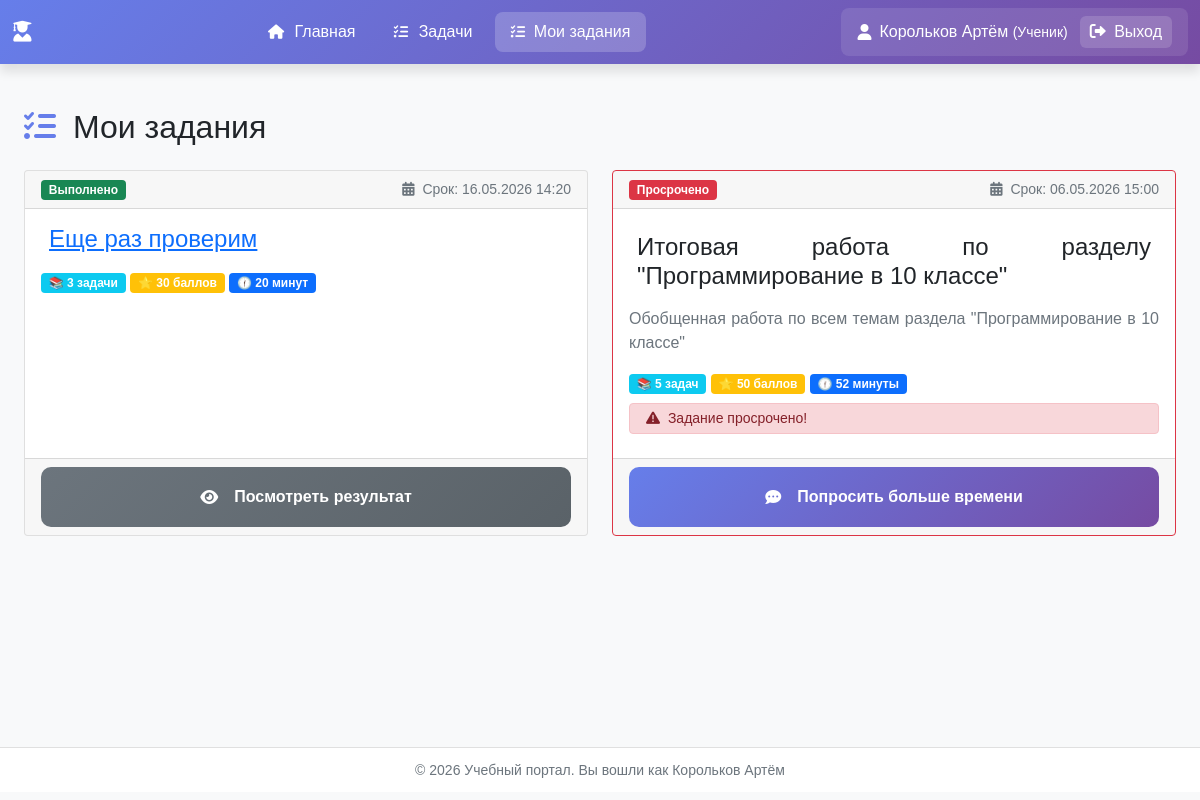
Screenshot of /tasks/collections/my-assignments/ (signed in) with the database file from the repository.
### users_app/models.py (models this page shows, shortened)
class User(AbstractUser):
    USER_TYPES = (
        ('teacher', 'Учитель'),
        ('student', 'Ученик'),
    )
    user_type = models.CharField(max_length=10, choices=USER_TYPES, default='student')
    middle_name = models.CharField('Отчество', max_length=50, blank=True)
    class Meta:
        verbose_name = 'Пользователь'
        verbose_name_plural = 'Пользователи'

### task_description_app/collections/models.py (models this page shows, shortened)
class CollectionAssignment(models.Model):
    STATUS_CHOICES = (
        ('pending', 'Ожидает выполнения'),
        ('in_progress', 'Выполняется'),
        ('completed', 'Выполнено'),
        ('expired', 'Просрочено'),
    )
    collection = models.ForeignKey(Collection, on_delete=models.CASCADE, related_name='assignments')
    student = models.ForeignKey(settings.AUTH_USER_MODEL, on_delete=models.CASCADE,
                                related_name='collection_assignments')
    assigned_at = models.DateTimeField(auto_now_add=True)
    due_date = models.DateTimeField('Срок выполнения', null=True, blank=True)
    status = models.CharField('Статус', max_length=20, choices=STATUS_CHOICES, default='pending')
    class Meta:
        db_table = 'task_description_app_collectionassignment'
        ordering = ['-assigned_at']
        unique_together = ['collection', 'student']
    def is_overdue(self):
        if self.due_date and self.status != 'completed' and timezone.now() > self.due_date:
            return True
        return False

class Collection(models.Model):
    COLLECTION_TYPES = (
        ('lesson', 'Урок'),
        ('test', 'Контрольная работа'),
        ('exam', 'Экзамен'),
        ('homework', 'Домашнее задание'),
    )
    title = models.CharField('Название', max_length=200)
    description = models.TextField('Описание', blank=True)
    collection_type = models.CharField('Тип', max_length=20, choices=COLLECTION_TYPES, default='lesson')
    author = models.ForeignKey(
        settings.AUTH_USER_MODEL,
        on_delete=models.CASCADE,
        related_name='created_collections'
    )
    target_class = models.CharField('Класс', max_length=50, blank=True)
    target_group = models.IntegerField('Группа', null=True, blank=True)
    is_public = models.BooleanField('Публичная', default=True)
    show_results = models.BooleanField('Показывать результаты', default=True)
    time_limit = models.IntegerField('Ограничение времени (мин)', null=True, blank=True)
    created_at = models.DateTimeField(auto_now_add=True)
    updated_at = models.DateTimeField(auto_now=True)
    tasks = models.ManyToManyField(Task, through='CollectionItem', related_name='collections')
    class Meta:
        db_table = 'task_description_app_collection'
        ordering = ['-created_at']
        verbose_name = 'Подборка задач'
        verbose_name_plural = 'Подборки задач'
    def get_total_score(self):
        return sum(item.max_score for item in self.collection_items.all())

class CollectionItem(models.Model):
    collection = models.ForeignKey(
        Collection,
        on_delete=models.CASCADE,
        related_name='collection_items'
    )
    task = models.ForeignKey(Task, on_delete=models.CASCADE)
    order = models.IntegerField('Порядок', default=0)
    max_score = models.IntegerField('Максимальный балл', default=10)
    required = models.BooleanField('Обязательная', default=True)
    class Meta:
        db_table = 'task_description_app_collectionitem'
        ordering = ['order']
        unique_together = ['collection', 'task']

### task_description_app/collections/views.py (the view)
# urls.py: path('my-assignments/', views.my_assignments, name='my_assignments'),
@login_required
def my_assignments(request):
    if request.user.user_type != 'student':
        return redirect('teacher_dashboard')
    assignments = CollectionAssignment.objects.filter(
        student=request.user
    ).select_related('collection').order_by('-assigned_at')
    attempts = CollectionAttempt.objects.filter(
        student=request.user,
        status='completed'
    ).order_by('-completed_at')
    attempts_dict = {}
    for attempt in attempts:
        if attempt.collection_id not in attempts_dict:
            attempts_dict[attempt.collection_id] = attempt
    for assignment in assignments:
        if assignment.is_overdue():
            assignment.status = 'expired'
            assignment.save()
        completed_attempt = CollectionAttempt.objects.filter(
            collection=assignment.collection,
            student=request.user,
            status='completed'
        ).order_by('-completed_at').first()
        assignment.last_completed_attempt = completed_attempt
    request_sent = request.GET.get('request_sent')
    if request_sent == 'success':
        messages.success(request, '✅ Запрос на продление времени успешно отправлен учителю!')
    elif request_sent == 'error':
        error_msg = request.GET.get('error', 'Не удалось отправить запрос')
        messages.error(request, f'❌ Ошибка: {error_msg}')
    context = {
        'assignments': assignments,
        'title': 'Мои задания',
    }
    return render(request, 'task_description_app/collections/my_assignments.html', context)

### templates/task_description_app/collections/my_assignments.html (shortened to what this page needs)
{% extends "base.html" %}
{% load static %}
{% load pluralize_ru %}
{% block extra_css %}
    <link rel="stylesheet" href="{% static 'collections/css/my_assignments.css' %}">
{% endblock %}
{% block content %}
    <div class="container mt-4">
        <h2>
            <i class="fas fa-tasks me-2" style="color: #667eea;"></i>
            Мои задания
        </h2>
        {% if assignments %}
            <div class="row mt-4">
                {% for assignment in assignments %}
                    <div class="col-md-6 mb-4">
                        <div class="card h-100 {% if assignment.status == 'expired' %}border-danger{% endif %}">
                            <div class="card-header d-flex justify-content-between align-items-center">
                                <span class="badge {% if assignment.status == 'pending' %}bg-warning{% elif assignment.status == 'in_progress' %}bg-info{% elif assignment.status == 'completed' %}bg-success{% else %}bg-danger{% endif %}">
                                    {{ assignment.get_status_display }}
                                </span>
                                {% if assignment.due_date %}
                                    <small class="text-muted">
                                        <i class="fas fa-calendar-alt me-1"></i>
                                        Срок: {{ assignment.due_date|date:"d.m.Y H:i" }}
                                    </small>
                                {% endif %}
                            </div>
                            <div class="card-body">
                                <h4 class="card-title">
                                    {% if assignment.status != 'expired' %}
                                        <a href="{% url 'tasks_&_collections:collections:detail' assignment.collection.id %}"
                                           class="card-hover p-2">
                                            {{ assignment.collection.title }}
                                        </a>
                                    {% else %}
                                        <div class="card-hover p-2">{{ assignment.collection.title }}</div>
                                    {% endif %}
                                </h4>
                                <p class="card-text text-muted">{{ assignment.collection.description|truncatechars:100 }}</p>
                                <div class="mb-2">
                                    <span class="badge bg-info">📚 {{ assignment.collection.collection_items.count|pluralize_ru:"задача,задачи,задач" }} </span>
                                    <span class="badge bg-warning">⭐ {{ assignment.collection.get_total_score }} баллов</span>
                                    {% if assignment.collection.time_limit is None %}
                                        <span class="badge bg-secondary">🕧 нет ограничений</span>
                                    {% else %}
                                        <span class="badge bg-primary">🕧 {{ assignment.collection.time_limit|pluralize_ru:"минута,минуты,минут" }} </span>
                                    {% endif %}
                                </div>
                                {% if assignment.is_overdue %}
                                    <div class="alert alert-danger small py-1 mb-2">
                                        <i class="fas fa-exclamation-triangle me-1"></i>
                                        Задание просрочено!
                                    </div>
                                {% endif %}
                            </div>
                            <div class="card-footer d-flex justify-content-between gap-2">
                                {% if assignment.status == 'pending' or assignment.status == 'in_progress' %}
                                    <a href="{% url 'tasks_&_collections:collections:start' assignment.collection.id %}"
                                       class="btn btn-primary flex-grow-1">
                                        <i class="fas fa-play me-2"></i>Выполнить
                                    </a>
                                    <button type="button"
                                            class="btn btn-warning"
                                            onclick="showRequestModal({{ assignment.collection.id }}, '{{ assignment.collection.title|escapejs }}')">
                                        <i class="fas fa-clock me-1"></i>
                                        Попросить время
                                    </button>
                                {% elif assignment.status == 'completed' %}
                                    <a href="{% url 'tasks_&_collections:collections:attempt_results' assignment.last_completed_attempt.id %}"
                                       class="btn btn-secondary w-100">
                                        <i class="fas fa-eye me-2"></i>Посмотреть результат
                                    </a>
                                {% elif assignment.status == 'expired' %}
                                    <button type="button"
                                            class="btn btn-primary w-100"
                                            onclick="showRequestModal({{ assignment.collection.id }}, '{{ assignment.collection.title|escapejs }}')">
                                        <i class="fas fa-commenting me-2"></i>Попросить больше времени
                                    </button>
                                {% endif %}
                            </div>
                        </div>
                    </div>
                {% endfor %}
            </div>
        {% else %}
            <div class="alert alert-info text-center py-5 mt-4">
                <i class="fas fa-inbox fa-3x mb-3"></i>
                <h4>У вас пока нет заданий</h4>
                <p>Когда учитель выдаст вам контрольную работу, она появится здесь</p>
            </div>
        {% endif %}
    </div>
{% endblock %}

### templates/base.html (shortened to what this page needs)
<!DOCTYPE html>
<html lang="ru">
<head>
    {% load static %}
    <link rel="stylesheet" href="https://cdn.jsdelivr.net/npm/bootstrap@5.1.3/dist/css/bootstrap.min.css">
    <link rel="stylesheet" href="https://cdnjs.cloudflare.com/ajax/libs/font-awesome/6.0.0/css/all.min.css">
    <link rel="stylesheet"
          href="https://cdnjs.cloudflare.com/ajax/libs/highlight.js/11.9.0/styles/atom-one-dark.min.css">
    <link rel="stylesheet" href="{% static 'css/base/style.css' %}">
    <link rel="stylesheet" href="{% static 'css/components/buttons.css' %}">
    <link rel="stylesheet" href="{% static 'css/components/tabs.css' %}">
    {% block extra_css %}{% endblock %}
</head>
<body>
<nav class="navbar navbar-expand-lg navbar-dark">
    <div class="container">
        <a class="navbar-brand" href="{% url 'home' %}">
            <i class="fas {% if user.user_type == 'teacher' %}fa-chalkboard-teacher{% elif user.user_type == 'student' %}fa-user-graduate{% else %}fa-graduation-cap{% endif %} me-2"></i>
        </a>
        <div class="collapse navbar-collapse" id="navbarNav">
            {% if user.is_authenticated %}
                <ul class="navbar-nav me-auto">
                {% if user.user_type == 'teacher' %}
                    <ul class="navbar-nav me-auto">
                    <li class="nav-item">
                        <a class="nav-link {% if request.path == '/' or '/teacher/' in request.path %}active{% endif %}"
                           href="{% url 'teacher_dashboard' %}">
                            <i class="fas fa-home"></i> Главная
                        </a>
                    </li>
                    <li class="nav-item">
                        <a class="nav-link {% if '/tasks/' in request.path and '/tasks/task/add/' not in request.path and '/tasks/collections/' not in request.path and '/teacher/student/' not in request.path %}active{% endif %}"
                           href="{% url 'tasks_&_collections:tasks:list' %}">
                            <i class="fas fa-tasks"></i> Все задачи
                        </a>
                    </li>
                    <li class="nav-item">
                        <a class="nav-link {% if '/tasks/task/add/' in request.path %}active{% endif %}"
                           href="{% url 'tasks_&_collections:tasks:add' %}">
                            <i class="fas fa-plus-circle"></i> Добавить задачу
                        </a>
                    </li>
                    <li class="nav-item">
                        <a class="nav-link {% if '/tasks/collections/' in request.path and '/tasks/collections/my-assignments' not in request.path %}active{% endif %}"
                           href="{% url 'tasks_&_collections:collections:list' %}">
                            <i class="fas fa-layer-group"></i> Мои подборки
                        </a>
                    </li>
                {% elif user.user_type == 'student' %}
                    <li class="nav-item">
                        <a class="nav-link {% if request.resolver_match.url_name == 'student_dashboard' %}active{% endif %}"
                           href="{% url 'student_dashboard' %}">
                            <i class="fas fa-home"></i> Главная
                        </a>
                    </li>
                    <li class="nav-item">
                        <a class="nav-link {% if '/tasks/' in request.path and '/tasks/task/add/' not in request.path and '/tasks/collections/' not in request.path %}active{% endif %}"
                           href="{% url 'tasks_&_collections:tasks:list' %}">
                            <i class="fas fa-tasks"></i> Задачи
                        </a>
                    </li>
                    <li class="nav-item">
                        <a class="nav-link {% if '/tasks/collections/' in request.path %}active{% endif %}"
                           href="{% url 'tasks_&_collections:collections:my_assignments' %}">
                            <i class="fas fa-tasks me-1"></i> Мои задания
                        </a>
                    </li>
                {% endif %}
            </ul>
                <div class="user-menu">
                    <i class="fas {% if user.user_type == 'teacher' %}fa-user-tie{% else %}fa-user{% endif %}"></i>
                    <span class="user-name">
                            {{ user.last_name }} {{ user.first_name }}
                        {% if user.user_type == 'teacher' %}
                            <small>(Учитель)</small>
                        {% else %}
                            <small>(Ученик)</small>
                        {% endif %}
                        </span>
                    <a href="{% url 'logout' %}" class="logout-btn" onclick="return confirm('Выйти из системы?')">
                        <i class="fas fa-sign-out-alt me-1"></i> Выход
                    </a>
                </div>
            {% endif %}
        </div>
    </div>
</nav>
<div class="main-content">
    <div class="container">
        {% block content %}
        {% endblock %}
    </div>
</div>
<footer class="footer">
    <div class="container text-center">
        <small>
            &copy; {% now "Y" %} Учебный портал.
            {% if user.is_authenticated %}
                Вы вошли как {{ user.last_name }} {{ user.first_name }}
            {% else %}
                Все права защищены
            {% endif %}
        </small>
    </div>
</footer>
</body>
</html>

### rows the page displays
User: last_name "Корольков", first_name "Артём"
CollectionAssignment: status "Выполнено", due_date "16.05.2026 14:20", collection "Еще раз проверим", collection.get_total_score "30", shows "Посмотреть результат"
CollectionAssignment: status "Просрочено", due_date "06.05.2026 15:00", collection "Итоговая работа по разделу \"Программирование в 10 классе\"", collection.description "Обобщенная работа по всем темам раздела \"Программирование в 10 классе\"", collection.get_total_score "50", shows "Задание просрочено!"
